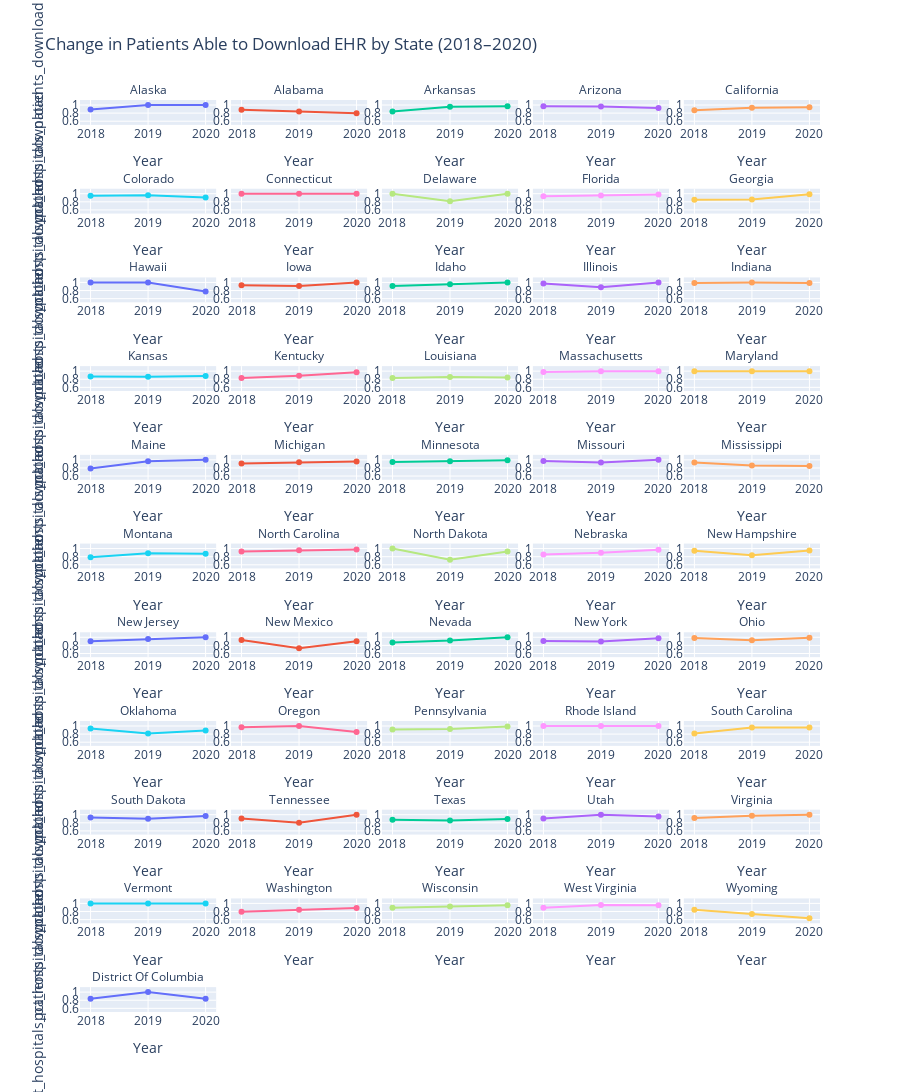

Source (notebook cell):
### Code cell
fig = px.line(
    df_long_aha,
    x="period",
    y="pct_hospitals_patients_download",
    facet_col="state",
    facet_col_wrap=5,   # controls matrix shape (e.g., 5 columns × 10 rows)
    markers=True,
    color="state",
    title="Change in Patients Able to Download EHR by State (2018–2020)"
)

fig.update_layout(
    xaxis_title="Year",

    showlegend=False,   # legend unnecessary since each facet is labeled
    height=2000,        # increase for readability
)

fig.update_xaxes(showticklabels=True)
fig.update_yaxes(showticklabels=True)

fig.update_xaxes(
    dtick=1,
    tick0=2018
)

# Make facet titles cleaner
fig.for_each_annotation(lambda a: a.update(text=a.text.split("=")[-1]))

for axis in fig.layout:
    if axis.startswith("xaxis"):
        fig.layout[axis].title = "Year"


fig.write_image('download_line.png')
fig.show()
